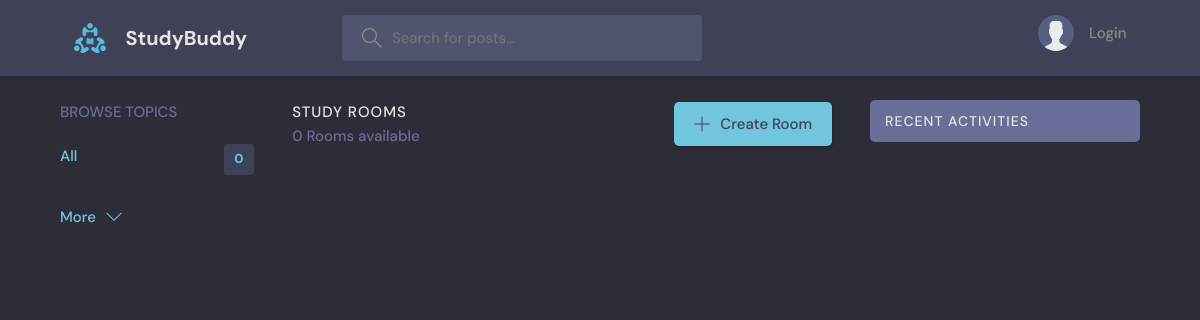
Page /?q=Python on the earlier database version.
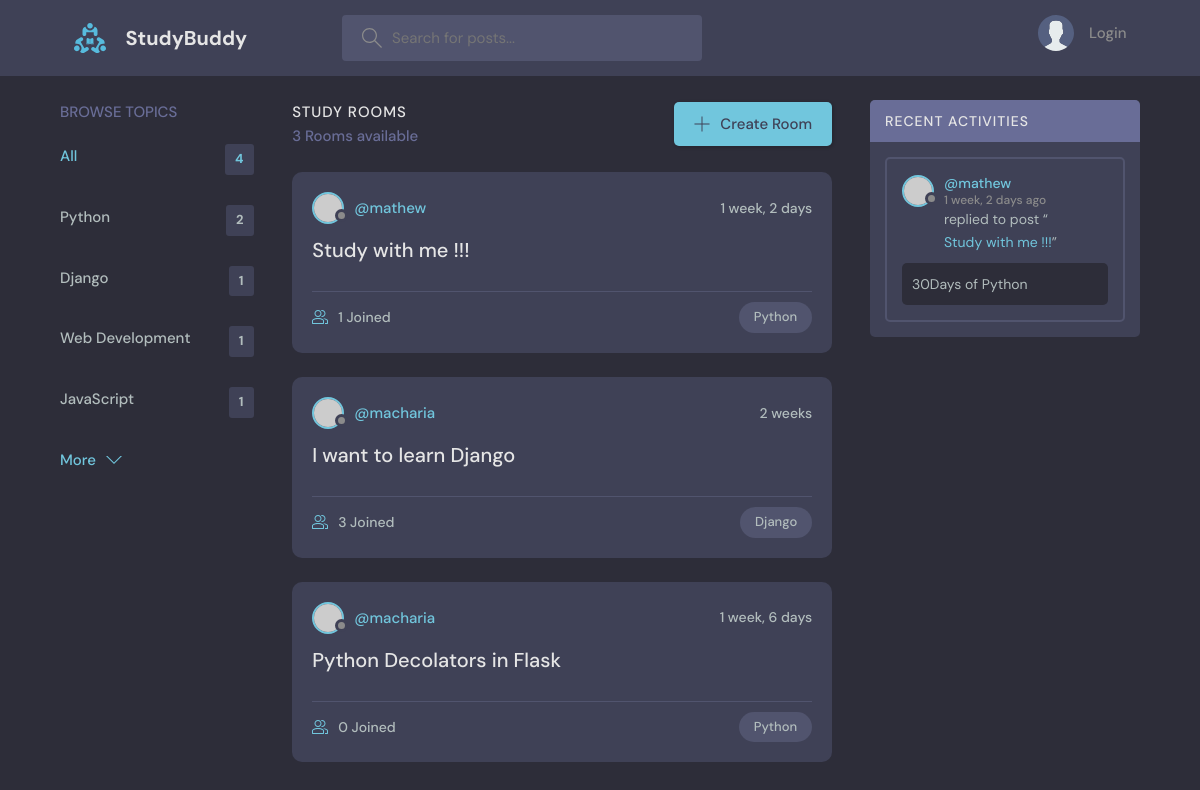
Same page on the later database version.
### base/models.py (models this page shows, shortened)
class Topic(models.Model):
    name = models.CharField(max_length=200)

class Room(models.Model):
    host = models.ForeignKey(User, on_delete=models.SET_NULL, null=True)
    topic = models.ForeignKey(Topic, on_delete=models.SET_NULL, null=True)
    name = models.CharField(max_length=200)
    description = models.TextField(null=True, blank=True)
    participants = models.ManyToManyField(User, related_name='participants', blank=True)
    updated = models.DateTimeField(auto_now=True)
    created = models.DateTimeField(auto_now_add=True)
    class Meta:
        ordering = ['-updated', '-created']
    def __str__(self):
        return self.name

class Message(models.Model):
    user = models.ForeignKey(User, on_delete=models.CASCADE)
    room = models.ForeignKey(Room, on_delete=models.CASCADE)
    body = models.TextField()
    updated = models.DateTimeField(auto_now=True)
    created = models.DateTimeField(auto_now_add=True)
    class Meta:
        ordering = ['-updated', '-created']

### base/views.py (the view)
# urls.py: path('', views.home, name='home'),
def home(request):
    q = request.GET.get('q') if request.GET.get('q') is not None else ''
    rooms = Room.objects.filter(
        Q(topic__name__icontains=q) |
        Q(name__icontains=q) |
        Q(description__icontains=q)
    )
    topics = Topic.objects.all()
    room_count = rooms.count()
    room_messages = Message.objects.filter(Q(room__topic__name__icontains=q))
    context = {'rooms': rooms, 'topics': topics, 'room_count': room_count,
               'room_messages': room_messages}
    return render(request, 'base/home.html', context)

### base/templates/base/home.html (shortened to what this page needs)
{% extends 'main.html' %}
{% block content %}
<main class="layout layout--3">
  <div class="container">
    {% include 'base/topics_component.html' %}
    <div class="roomList">
      <div class="roomList__header">
        <div>
          <h2>Study Rooms</h2>
          <p>{{room_count}} Rooms available</p>
        </div>
        <a class="btn btn--main" href="{% url 'create-room' %}">
          <svg version="1.1" xmlns="http://www.w3.org/2000/svg" width="32" height="32" viewBox="0 0 32 32">
            <title>add</title>
            <path
              d="M16.943 0.943h-1.885v14.115h-14.115v1.885h14.115v14.115h1.885v-14.115h14.115v-1.885h-14.115v-14.115z">
            </path>
          </svg>
          Create Room
        </a>
      </div>
      {% include 'base/feed_component.html' %}
    </div>
    {% include 'base/activity_component.html' %}
  </div>
</main>
{% endblock %}

### base/templates/base/topics_component.html
 <div class="topics">
    <div class="topics__header">
      <h2>Browse Topics</h2>
    </div>
    <ul class="topics__list">
      <li>
        <a href="{% url 'home' %}" class="active">All <span>{{topics.count}}</span></a>
      </li>
      {% for topic in topics %}
      <li>
        <a href="{% url 'home' %}?q={{topic.name}}">{{topic.name}}<span>{{topic.room_set.all.count}}</span></a>
      </li>
      {% endfor %}
    </ul>
    <button class="btn btn--link" href="/">
      More
      <svg version="1.1" xmlns="http://www.w3.org/2000/svg" width="32" height="32" viewBox="0 0 32 32">
        <title>chevron-down</title>
        <path d="M16 21l-13-13h-3l16 16 16-16h-3l-13 13z"></path>
      </svg>
    </button>
  </div>

### base/templates/base/feed_component.html (shortened to what this page needs)
{% for room in rooms %}
<div class="roomListRoom">
    <div class="roomListRoom__header">
      <a href="{% url 'user-profile' room.host.id %}" class="roomListRoom__author">
        <div class="avatar avatar--small">
          <img src="https://randomuser.me/api/portraits/women/11.jpg" />
        </div>
        <span>@{{room.host.username}}</span>
      </a>
      <div class="roomListRoom__actions">
        <span>{{room.created | timesince}}</span>
      </div>
    </div>
    <div class="roomListRoom__content">
      <a href="{% url 'room' room.id %}">{{room.name}}</a>
    </div>
    <div class="roomListRoom__meta">
      <a href="{% url 'room' room.id %}" class="roomListRoom__joined">
        {{room.participants.all.count}} Joined
      </a>
      <p class="roomListRoom__topic">{{room.topic.name}}</p>
    </div>
  </div>
  {% endfor %}

### base/templates/base/activity_component.html (shortened to what this page needs)
<div class="activities">
    <div class="activities__header">
      <h2>Recent Activities</h2>
    </div>
    {% for message in room_messages %}
    <div class="activities__box">
      <div class="activities__boxHeader roomListRoom__header">
        <a href="{% url 'user-profile' message.user.id %}" class="roomListRoom__author">
          <div class="avatar avatar--small">
            <img src="https://randomuser.me/api/portraits/women/11.jpg" />
          </div>
          <p>
            @{{message.user}}
            <span>{{message.created | timesince}} ago</span>
          </p>
        </a>
      </div>
      <div class="activities__boxContent">
        <p>replied to post “<a href="{% url 'room' message.room.id %}">{{message.room}}</a>”</p>
        <div class="activities__boxRoomContent">
            {{ message.body }}
        </div>
      </div>
    </div>
    {% endfor %}
</div>

Differences in the rows shown:
added Topic: name "Python", room_set.all.count "2"
added Topic: name "Django", room_set.all.count "1"
added Topic: name "Web Development", room_set.all.count "1"
added Topic: name "JavaScript", room_set.all.count "1"
added Room: host.username "mathew", created "1 week, 2 days", name "Study with me !!!", participants.all.count "1", topic.name "Python"
added Room: host.username "macharia", created "2 weeks", name "I want to learn Django", participants.all.count "3", topic.name "Django"
added Room: host.username "macharia", created "1 week, 6 days", name "Python Decolators in Flask", participants.all.count "0", topic.name "Python"
added Message: user "mathew", created "1 week, 2 days", room "Study with me !!!", body "30Days of Python"
Other differences:
{{ topics.count }}: "0" → "4"
{{ room_count }}: "0" → "3"
